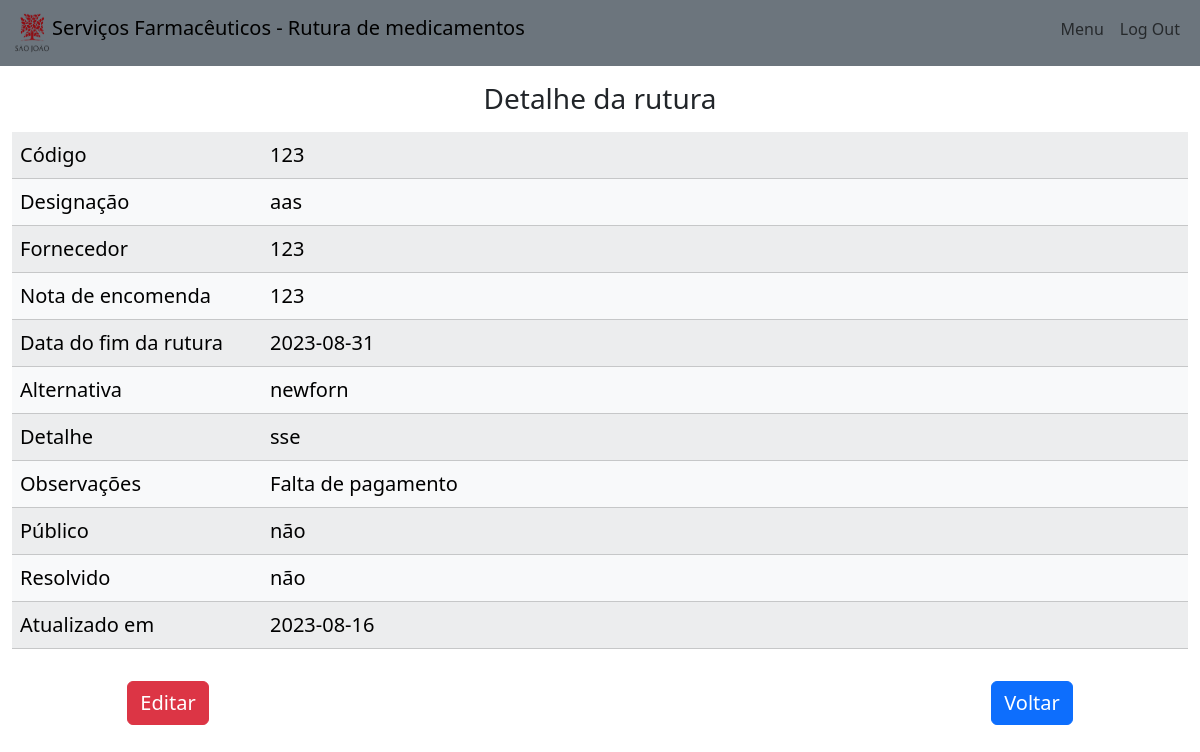
The page /details/10 (signed in) on the database its author committed.
### tables this page shows
CREATE TABLE "ruts" (
	"id"	INTEGER,
	"code"	INTEGER,
	"desig"	TEXT,
	"forn"	TEXT,
	"order_nr"	INTEGER,
	"end_date"	TEXT,
	"last_date"	TEXT,
	"alternative"	TEXT,
	"detail"	TEXT,
	"obs"	TEXT,
	"created"	TEXT,
	"public"	TEXT DEFAULT 'false',
	"solved"	TEXT DEFAULT 'false',
	PRIMARY KEY("id" AUTOINCREMENT)
);

### main.py (the view)
@app.route('/details/<id>')
@login_required
def details(id):
    con = sql_open()
    cursor = con.cursor()
    cursor.execute("SELECT * FROM ruts WHERE id=?", (id,))
    data = cursor.fetchone()
    return render_template('details.html', data=data)

### helpers.py (called while the page is built)
def login_required(f):
    @wraps(f)
    def decorated_function(*args, **kwargs):
        if session['name'] is None:
            return redirect(url_for('login'))
        return f(*args, **kwargs)
    return decorated_function

### main.py (called while the page is built)
def sql_open():
    con = sql.connect('database.db')
    con.row_factory = sql.Row
    return con

### templates/details.html
{% extends 'home.html' %}
{% block main %}
<div class="container-fluid row mt-3 mx-auto">
    <h3 class="mb-3 text-center">Detalhe da rutura</h3>
    <table class="table table-light table-striped table-hover fs-5">
        <tbody>
            <tr>
                <td style="width:250px">Código</td>
                <td>{{ data['code'] }}</td>
            </tr>
            <tr>
                <td>Designação</td>
                <td>{{ data['desig'] }}</td>
            </tr>
            <tr>
                <td>Fornecedor</td>
                <td>{{ data['forn'] }}</td>
            </tr>
            <tr>
                <td>Nota de encomenda</td>
                <td>{{ data['order_nr'] }}</td>
            </tr>
            <tr>
                <td>Data do fim da rutura</td>
                <td>{{ data['end_date'] }}</td>
            </tr>
            <tr>
                <td>Alternativa</td>
                <td>{{ data['alternative'] }}</td>
            </tr>
            <tr>
                <td>Detalhe</td>
                <td>{{ data['detail'] }}</td>
            </tr>
            <tr>
                <td>Observações</td>
                <td>{{ data['obs'] }}</td>
            </tr>
            <tr>
                <td>Público</td>
                <td>{{ 'sim' if data['public'] == 'true' else 'não' }}</td>
            </tr>
            <tr>
                <td>Resolvido</td>
                <td>{{ 'sim' if data['solved'] == 'true' else 'não' }}</td>
            </tr>
            <tr>
                <td>Atualizado em</td>
                <td>{{ data['last_date'] }}</td>
            </tr>
        </tbody>
    </table>
    {% if get_flashed_messages() %}
    <div class="mt-3 mx-auto text-center row">
        <a href="{{ url_for('edit', id=data['id']) }}" class="col ms-auto"><button class="btn btn-danger fs-5">Editar</button></a>
        <div class="col-6"></div>
        <a href="{{ url_for('menu') }}" class="col me-auto"><button class="btn btn-primary fs-5">Voltar</button></a>
    </div>
    {% else %}
    <div class="mt-3 mx-auto text-center row">
        <a href="{{ url_for('edit', id=data['id']) }}" class="col ms-auto"><button class="btn btn-danger fs-5">Editar</button></a>
        <div class="col-6"></div>
        <a href="javascript:history.back()" class="col me-auto"><button class="btn btn-primary fs-5">Voltar</button></a>
    </div>
    {% endif %}
</div>
{% endblock main %}

### static/styles.css (style rules this page uses)
body, html { height: 100%; text-decoration: none; }

### rows shown on the page
ruts: code "123", desig "aas", forn "123", order_nr "123", end_date "2023-08-31", alternative "newforn", detail "sse", obs "Falta de pagamento", public "não", solved "não", last_date "2023-08-16"
